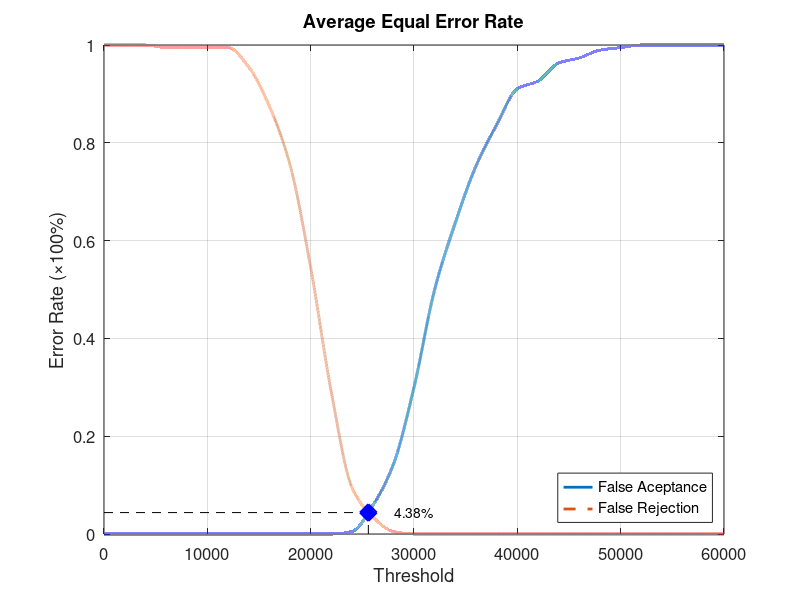
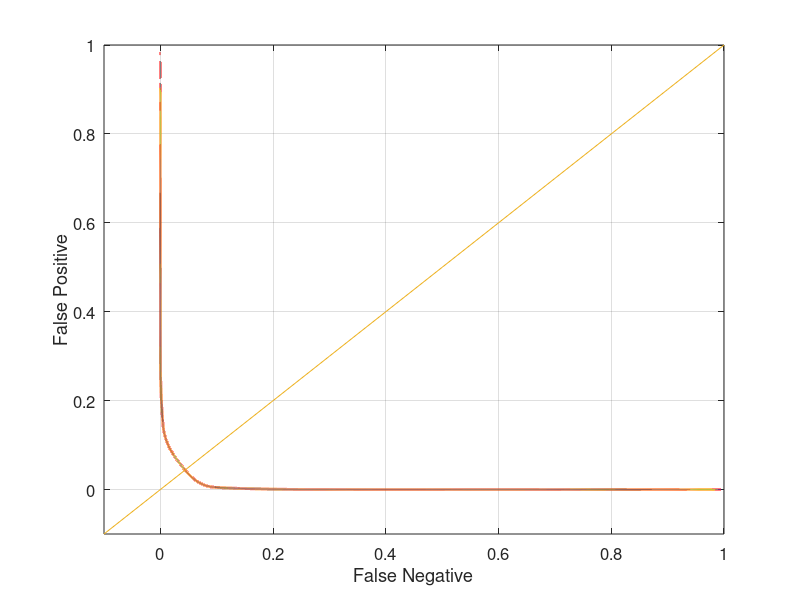

Source code (MATLAB) for these figures, in order:
function yEER = Database1_3
close all;
clear;
clc;
x = 0:2000:60000;
xq = 0:0.5:60000;

y0 = [0 0 0 0 0 0 0 0 0 0 0 0 0.00526316 0.0578947 0.142105 0.3 0.5 0.636842 0.752632 0.836842 0.910526 0.926316 0.963158 0.973684 0.989474 0.994737 1 1 1 1 1];
yy0 = interp1(x, y0, xq, 'pchip');
y1 = [1 1 1 0.995 0.995 0.995 0.995 0.955 0.875 0.755 0.545 0.29 0.095 0.035 0.005 0 0 0 0 0 0 0 0 0 0 0 0 0 0 0 0];
yy1 = interp1(x, y1, xq, 'pchip');

% Calculating EER: 
y2 = abs(y0 - y1);
find(y2 == min(y2))
yy2 = abs(yy0 - yy1);
xEER = find(yy2 == min(yy2));
xEERIndex = xq(xEER) % X-axis EER
yEER = yy0(xEER) % Y-axis EER

main = figure
plot(xq, yy0,'-','LineWidth', 2);	hold on
plot(xq, yy1,'--','LineWidth', 2);	hold on
plot([xEERIndex xEERIndex], [0 yEER], 'k--');	hold on
plot([0 xEERIndex], [yEER yEER], 'k--');	hold on
plot(xEERIndex, yEER, 'bx', 'LineWidth', 10);	hold on
text(xEERIndex + 10 * xEERIndex / 100, yEER, [num2str(round((10000 * yEER)) / 100) '%'])
legend('False Aceptance', 'False Rejection', 'Location', 'SouthEast')
xlabel('Threshold')
ylabel('Error Rate (\times100%)')
title('Average Equal Error Rate')
set(gca, 'FontSize', 12)
axis([0 60000 0 1])
grid on

print(main, 'Database1_3Main', '-dpng');
FNRxFPR = figure('Color', [1 1 1]);
plot(yy1, yy0, '-', yy1, yy0, 'LineWidth', 2);
hold on
y = -0.1:0.1:1
plot(y, y); 
set(gca, 'FontSize', 12)
xlabel('False Negative')
ylabel('False Positive')
axis([-0.1 1 -0.1 1])
set(gca, 'FontSize', 12)
grid on

print(FNRxFPR, 'Database1_3FNRxFPR','-dpng');
end
